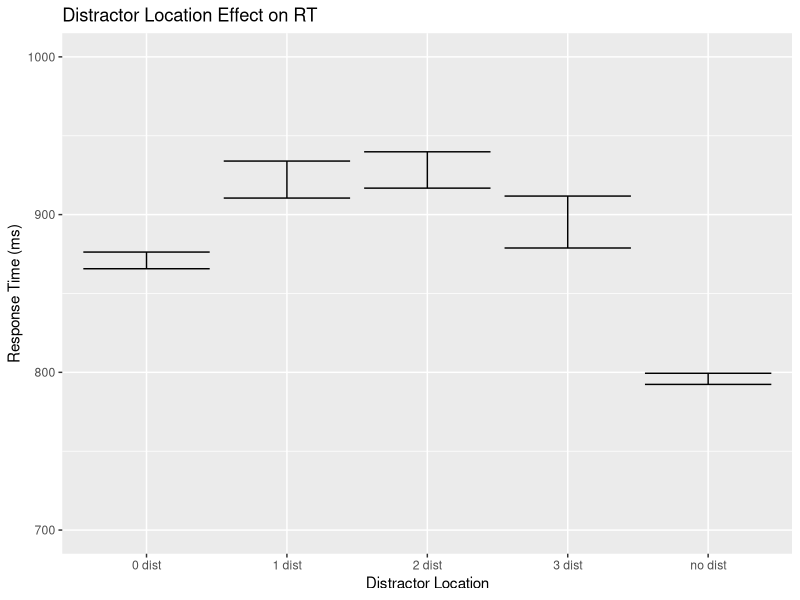

Here is the R script that generated this plot: (Note: this script raises an error after producing the figure.)
## ---- chunk 1
library(tidyverse) 
library(tidyr)
## ---- chunk 2

pilot <- read_csv("p01/data/pilot_final.csv", show_col_types = FALSE)
  
## ---- chunk 3
pilot$relative_hp_dist[pilot$relative_hp_dist == 10] <- "no dist"
pilot$relative_hp_dist[pilot$relative_hp_dist == 0] <- "0 dist"
pilot$relative_hp_dist[pilot$relative_hp_dist == 1] <- "1 dist"
pilot$relative_hp_dist[pilot$relative_hp_dist == 2] <- "2 dist"
pilot$relative_hp_dist[pilot$relative_hp_dist == 3] <- "3 dist"

pilot$RT <- pilot$RT *1000
## ---- chunk 4

dist_means <- pilot %>%
  group_by(relative_hp_dist) %>%
  summarize(mean_rts=mean(RT),
            sd_rt=sd(RT),
            n_rt=n(),
            se=sd_rt/sqrt(n_rt),
            upper_limit=mean_rts+se,
            lower_limit=mean_rts-se
  )
dist_means

## ---- chunk 5
ggplot(data = dist_means, aes(x = relative_hp_dist, y = mean_rts)) +
  ylim(700, 1000)+
  geom_bar(stat = "identity") +
  geom_errorbar(aes(ymin=lower_limit, ymax=upper_limit))+
  labs(x = "Distractor Location", y = "Response Time (ms)")+
  labs(title = "Distractor Location Effect on RT")
  
## ---- chunk 6
# Create a barplot of the number of fish encounters by species
ggplot(data = fish_encounters, aes(x = species, y = count)) +
  geom_bar(stat = "identity") +
  labs(x = "Species", y = "Number of Fish Encounters")
  
